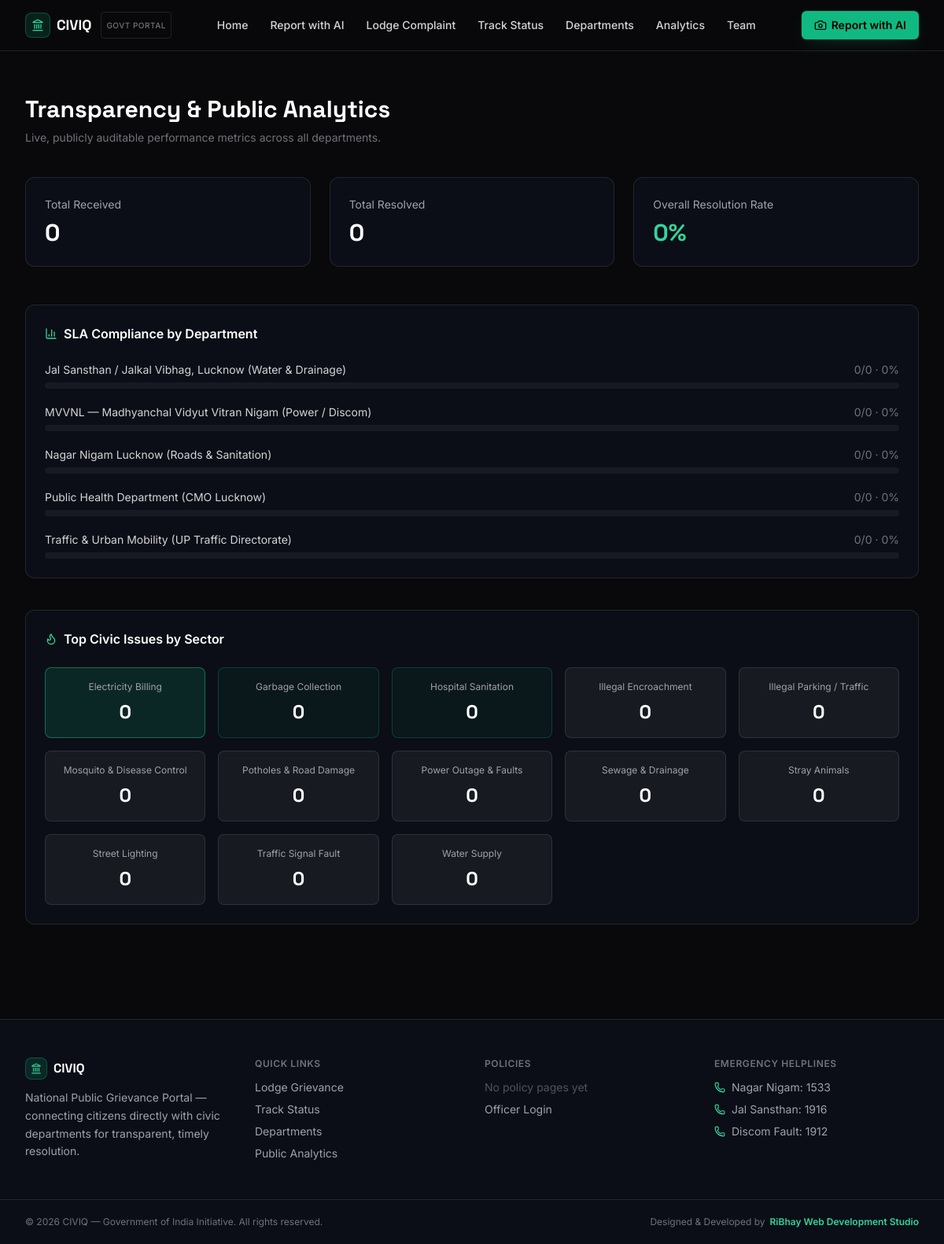
The page /analytics/ on the database its author committed.
### civiq/models.py (models this page shows, shortened)
class Department(models.Model):
    name = models.CharField(max_length=150, unique=True)
    slug = models.SlugField(max_length=160, unique=True)
    sectors = models.ManyToManyField(Sector, related_name="departments", blank=True)
    head_name = models.CharField(max_length=150, blank=True)
    head_designation = models.CharField(max_length=150, blank=True)
    contact_email = models.EmailField(blank=True)
    helpline_number = models.CharField(max_length=20, blank=True)
    emergency_number = models.CharField(max_length=20, blank=True)
    office_address = models.CharField(max_length=255, blank=True)
    logo = models.ImageField(upload_to="departments/logos/", blank=True, null=True)
    description = models.TextField(blank=True)
    sla_hours = models.PositiveIntegerField(
        default=72, help_text="Service Level Agreement target, in hours"
    )
    class Meta:
        ordering = ["name"]

class Sector(models.Model):
    name = models.CharField(max_length=100, unique=True)
    slug = models.SlugField(max_length=110, unique=True)
    icon = models.CharField(
        max_length=50,
        default="folder",
        help_text="Lucide icon name, e.g. 'droplet', 'zap', 'trash-2'",
    )
    description = models.CharField(max_length=255, blank=True)
    class Meta:
        ordering = ["name"]

### civiq/views.py (the view)
# urls.py: path("analytics/", views.analytics, name="analytics"),
def analytics(request):
    total_received = Complaint.objects.count()
    total_resolved = Complaint.objects.filter(status__in=["resolved", "closed"]).count()
    resolved_pct = round((total_resolved / total_received) * 100, 1) if total_received else 0
    department_stats = []
    for dept in Department.objects.all():
        dept_total = Complaint.objects.filter(department=dept).count()
        dept_resolved = Complaint.objects.filter(
            department=dept, status__in=["resolved", "closed"]
        ).count()
        sla_pct = round((dept_resolved / dept_total) * 100, 1) if dept_total else 0
        department_stats.append(
            {
                "department": dept,
                "total": dept_total,
                "resolved": dept_resolved,
                "sla_pct": sla_pct,
            }
        )
    sector_breakdown = []
    for sector in Sector.objects.all():
        count = Complaint.objects.filter(sector=sector).count()
        sector_breakdown.append({"sector": sector, "count": count})
    sector_breakdown.sort(key=lambda x: x["count"], reverse=True)
    context = {
        "total_received": total_received,
        "total_resolved": total_resolved,
        "resolved_pct": resolved_pct,
        "department_stats": department_stats,
        "sector_breakdown": sector_breakdown,
    }
    return render(request, "analytics.html", context)

### civiq/context_processors.py (called while the page is built)
def footer_pages(request):
    pages = StaticPage.objects.filter(is_published=True, show_in_footer=True).order_by("title")
    return {"footer_pages": pages}

### civiq/templates/analytics.html (shortened to what this page needs)
{% extends "base.html" %}
{% block content %}
<section class="max-w-7xl mx-auto px-4 sm:px-6 lg:px-8 py-14">
  <h1 class="font-display text-3xl font-bold text-white mb-2">Transparency &amp; Public Analytics</h1>
  <p class="text-zinc-500 text-sm mb-10">Live, publicly auditable performance metrics across all departments.</p>
  <div class="grid grid-cols-1 sm:grid-cols-3 gap-6 mb-12">
    <div class="rounded-xl border border-white/10 bg-panel/40 p-6">
      <p class="text-sm text-zinc-400 mb-2">Total Received</p>
      <p class="text-3xl font-display font-bold text-white">{{ total_received }}</p>
    </div>
    <div class="rounded-xl border border-white/10 bg-panel/40 p-6">
      <p class="text-sm text-zinc-400 mb-2">Total Resolved</p>
      <p class="text-3xl font-display font-bold text-white">{{ total_resolved }}</p>
    </div>
    <div class="rounded-xl border border-white/10 bg-panel/40 p-6">
      <p class="text-sm text-zinc-400 mb-2">Overall Resolution Rate</p>
      <p class="text-3xl font-display font-bold text-emerald-400">{{ resolved_pct }}%</p>
    </div>
  </div>
  <div class="rounded-xl border border-white/10 bg-panel/40 p-6 mb-10">
    <h2 class="font-semibold text-white mb-6 flex items-center gap-2"><i data-lucide="bar-chart-3" class="w-4 h-4 text-emerald-400"></i> SLA Compliance by Department</h2>
    <div class="space-y-5">
      {% for row in department_stats %}
      <div>
        <div class="flex justify-between text-sm mb-1.5">
          <span class="text-zinc-300">{{ row.department.name }}</span>
          <span class="text-zinc-500">{{ row.resolved }}/{{ row.total }} &middot; {{ row.sla_pct }}%</span>
        </div>
        <div class="h-2 rounded-full bg-white/5 overflow-hidden">
        </div>
      </div>
      {% empty %}
      <p class="text-zinc-500 text-sm">No department data yet.</p>
      {% endfor %}
    </div>
  </div>
  <div class="rounded-xl border border-white/10 bg-panel/40 p-6">
    <h2 class="font-semibold text-white mb-6 flex items-center gap-2"><i data-lucide="flame" class="w-4 h-4 text-emerald-400"></i> Top Civic Issues by Sector</h2>
    <div class="grid grid-cols-2 sm:grid-cols-3 lg:grid-cols-5 gap-4">
      {% for row in sector_breakdown %}
      <div class="rounded-lg border p-4 text-center {% if forloop.first %}border-emerald-500/50 bg-emerald-500/15{% elif forloop.counter <= 3 %}border-emerald-500/25 bg-emerald-500/5{% else %}border-white/10 bg-white/5{% endif %}">
        <p class="text-xs text-zinc-400 mb-2">{{ row.sector.name }}</p>
        <p class="text-2xl font-display font-bold text-white">{{ row.count }}</p>
      </div>
      {% empty %}
      <p class="col-span-full text-zinc-500 text-sm">No sector data yet.</p>
      {% endfor %}
    </div>
  </div>
</section>
{% endblock %}

### civiq/templates/base.html (style rules this page uses)
body { background-color: #09090b; }

### rows shown on the page
Department: department.name "Jal Sansthan / Jalkal Vibhag, Lucknow (Water & Drainage)", resolved "0", total "0", sla_pct "0"
Department: department.name "MVVNL — Madhyanchal Vidyut Vitran Nigam (Power / Discom)", resolved "0", total "0", sla_pct "0"
Department: department.name "Nagar Nigam Lucknow (Roads & Sanitation)", resolved "0", total "0", sla_pct "0"
Department: department.name "Public Health Department (CMO Lucknow)", resolved "0", total "0", sla_pct "0"
Department: department.name "Traffic & Urban Mobility (UP Traffic Directorate)", resolved "0", total "0", sla_pct "0"
Sector: sector.name "Electricity Billing", count "0"
Sector: sector.name "Garbage Collection", count "0"
Sector: sector.name "Hospital Sanitation", count "0"
Sector: sector.name "Illegal Encroachment", count "0"
Sector: sector.name "Illegal Parking / Traffic", count "0"
Sector: sector.name "Mosquito & Disease Control", count "0"
Sector: sector.name "Potholes & Road Damage", count "0"
Sector: sector.name "Power Outage & Faults", count "0"
Sector: sector.name "Sewage & Drainage", count "0"
Sector: sector.name "Stray Animals", count "0"
Sector: sector.name "Street Lighting", count "0"
Sector: sector.name "Traffic Signal Fault", count "0"
Sector: sector.name "Water Supply", count "0"

### other values the page prints
{{ total_received }} "0"
{{ total_resolved }} "0"
{{ resolved_pct }} "0"
